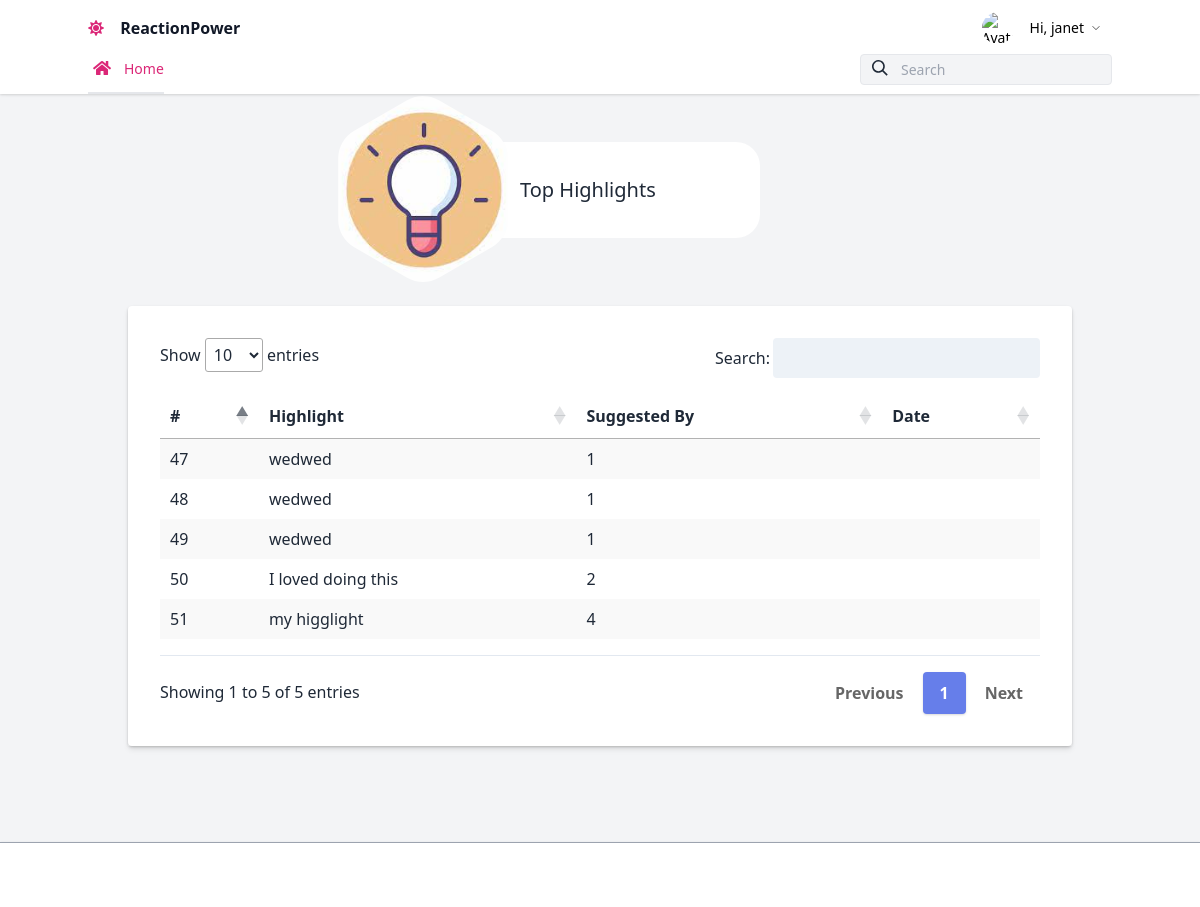
The page /responses/highlights/ (signed in) on the database its author committed.
### responses/models.py (models this page shows)
class Responses(models.Model):
    CHOICES = [('1', 1),
               ('2', 2),
               ('3', 3),
               ('4', 4),
               ('5', 5), ]
    morale = models.IntegerField(max_length=1, null=True)
    top_goal = models.CharField(max_length=200, null=True)
    highlights = models.CharField(max_length=200, null=True)
    lowlights = models.CharField(max_length=200, null=True)
    w_load = models.CharField(max_length=500, null=True)
    goal_obs = models.CharField(max_length=100, null=True)
    m_tip = models.CharField(max_length=500, null=True)
    date = models.DateTimeField(auto_now=True,null=False)
    employee = models.ForeignKey(User, on_delete=models.SET_NULL, null=True, blank=True)

### responses/views.py (the view)
# urls.py: path('highlights/', views.top_highlights, name='highlights'),
@login_required
def top_highlights(request):
    highligh = Responses.objects.all()
    context = {
        'highlight': highligh.values()
    }
    return render(request, "responses/highlights.html", context)

### responses/templates/responses/highlights.html (shortened to what this page needs)
{% extends 'responses/base.html' %}
{% load response_tags %}
{% block body %}
<div class="flex items-center justify-center  bg-gray-100" style="margin-top:30px;">
    <div class="flex flex-col items-center w-full max-w-xs p-4 bg-white rounded-3xl md:flex-row">
        <div class="-mt-28 md:-my-16 md:-ml-32" style="clip-path: url(#roundedPolygon)">
            <img
                    class="w-auto h-48"
                    alt="Ahmed Kamel"
            />
        </div>
        <div class="flex flex-col space-y-4">
            <div class="flex flex-col items-center md:items-start">
                <h2 class="text-xl font-medium">Top Highlights </h2>
            </div>
        </div>
    </div>
</div>
<div class="flex mb-4">
    <div class="container w-full md:w-5/5 xl:w-4/5  mx-auto px-2">
        <div class="w-full md:w-5/5 mx-auto p-8">
            <div class="relative pt-1">
                <div class="flex mb-2 items-center justify-between">
                    <div>
                                                <span class="text-xs font-semibold inline-block py-1 px-2 uppercase">
                                                </span>
                    </div>
                </div>
            </div>
            <div class="shadow-md">
                <div id='recipients' class="p-8 mt-6 lg:mt-0 rounded shadow bg-white">
            <table id="example" class="stripe hover" style="width:100%; padding-top: 1em;  padding-bottom: 1em;">
                <thead>
                <tr>
                    <th data-priority="1">#</th>
                    <th data-priority="1">Highlight</th>
                    <th data-priority="2">Suggested By</th>
                    <th data-priority="3">Date</th>
                </tr>
                </thead>
                <tbody>
                {% for item in highlight %}
                <tr>
                    <td>{{ item.id }}</td>
                    <td>{{ item.highlights }}</td>
                    <td>{{ item.employee_id }}</td>
                    <td>{{ item.LastName }}</td>
                </tr>
                {% endfor %}
                </tbody>
            </table>
        </div>
            </div>
        </div>
    </div>
</div>
{% endblock body %}

### responses/templates/responses/navbar.html (shortened to what this page needs)
<nav id="header" class="bg-white fixed w-full z-10 top-0 shadow">
    <div class="w-full container mx-auto flex flex-wrap items-center mt-0 pt-3 pb-3 md:pb-0">
        <div class="w-1/2 pl-2 md:pl-0">
            <a class="text-gray-900 text-base xl:text-xl no-underline hover:no-underline font-bold" href="#">
                <i class="fas fa-sun text-pink-600 pr-3"></i> ReactionPower
            </a>
        </div>
        <div class="w-1/2 pr-0">
            <div class="flex relative inline-block float-right">
                <div class="relative text-sm">
                    <button id="userButton" class="flex items-center focus:outline-none mr-3">
                        <img class="w-8 h-8 rounded-full mr-4" src="https://upload.wikimedia.org/wikipedia/commons/thumb/1/12/User_icon_2.svg/220px-User_icon_2.svg.png" alt="Avatar of User">
                        <span class="hidden md:inline-block">
                            Hi, {{ user }} </span>
                    </button>
                </div>
            </div>
        </div>
        <div class="w-full flex-grow lg:flex lg:items-center lg:w-auto hidden lg:block mt-2 lg:mt-0 bg-white z-20"
             id="nav-content">
            <ul class="list-reset lg:flex flex-1 items-center px-4 md:px-0">
                <li class="mr-6 my-2 md:my-0">
                    {% if user.is_superuser %}
                    <a href="{% url 'responses:dashboard' %}"
                       class="block py-1 md:py-3 pl-1 align-middle text-pink-600 no-underline hover:text-gray-900 border-b-2 border-orange-600 hover:border-orange-600">
                        <i class="fas fa-home fa-fw mr-3 text-pink-600"></i><span
                            class="pb-1 md:pb-0 text-sm">Home</span>
                    </a>
                    {% else %}
                    <a href="{% url 'responses:my_responses' %}"
                       class="block py-1 md:py-3 pl-1 align-middle text-pink-600 no-underline hover:text-gray-900 border-b-2 border-orange-600 hover:border-orange-600">
                        <i class="fas fa-home fa-fw mr-3 text-pink-600"></i><span
                            class="pb-1 md:pb-0 text-sm">Home</span>
                    </a>
                    {% endif %}
                </li>
            </ul>
            <div class="relative pull-right pl-4 pr-4 md:pr-0">
                <input type="search" placeholder="Search"
                       class="w-full bg-gray-100 text-sm text-gray-800 transition border focus:outline-none focus:border-gray-700 rounded py-1 px-2 pl-10 appearance-none leading-normal">
                <div class="absolute search-icon" style="top: 0.375rem;left: 1.75rem;">
                    <svg class="fill-current pointer-events-none text-gray-800 w-4 h-4"
                         xmlns="http://www.w3.org/2000/svg" viewBox="0 0 20 20">
                        <path d="M12.9 14.32a8 8 0 1 1 1.41-1.41l5.35 5.33-1.42 1.42-5.33-5.34zM8 14A6 6 0 1 0 8 2a6 6 0 0 0 0 12z"></path>
                    </svg>
                </div>
            </div>
        </div>
    </div>
</nav>

### responses/templates/responses/highlights.html (style rules this page uses)
table.dataTable.no-footer { border-bottom: 1px solid #e2e8f0; margin-top: 0.75em; margin-bottom: 0.75em; }

### rows shown on the page
Responses: id "47", highlights "wedwed", employee_id "1"
Responses: id "48", highlights "wedwed", employee_id "1"
Responses: id "49", highlights "wedwed", employee_id "1"
Responses: id "50", highlights "I loved doing this", employee_id "2"
Responses: id "51", highlights "my higglight", employee_id "4"

### other values the page prints
{{ user }} "janet"
